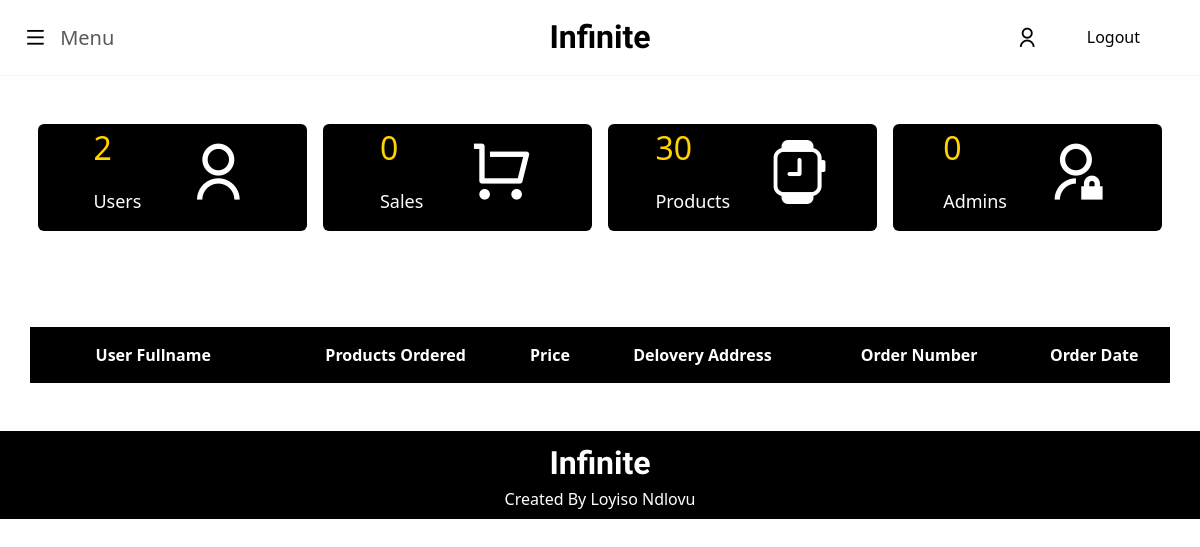
The page /admin_dashboard.php on the database as committed earlier.
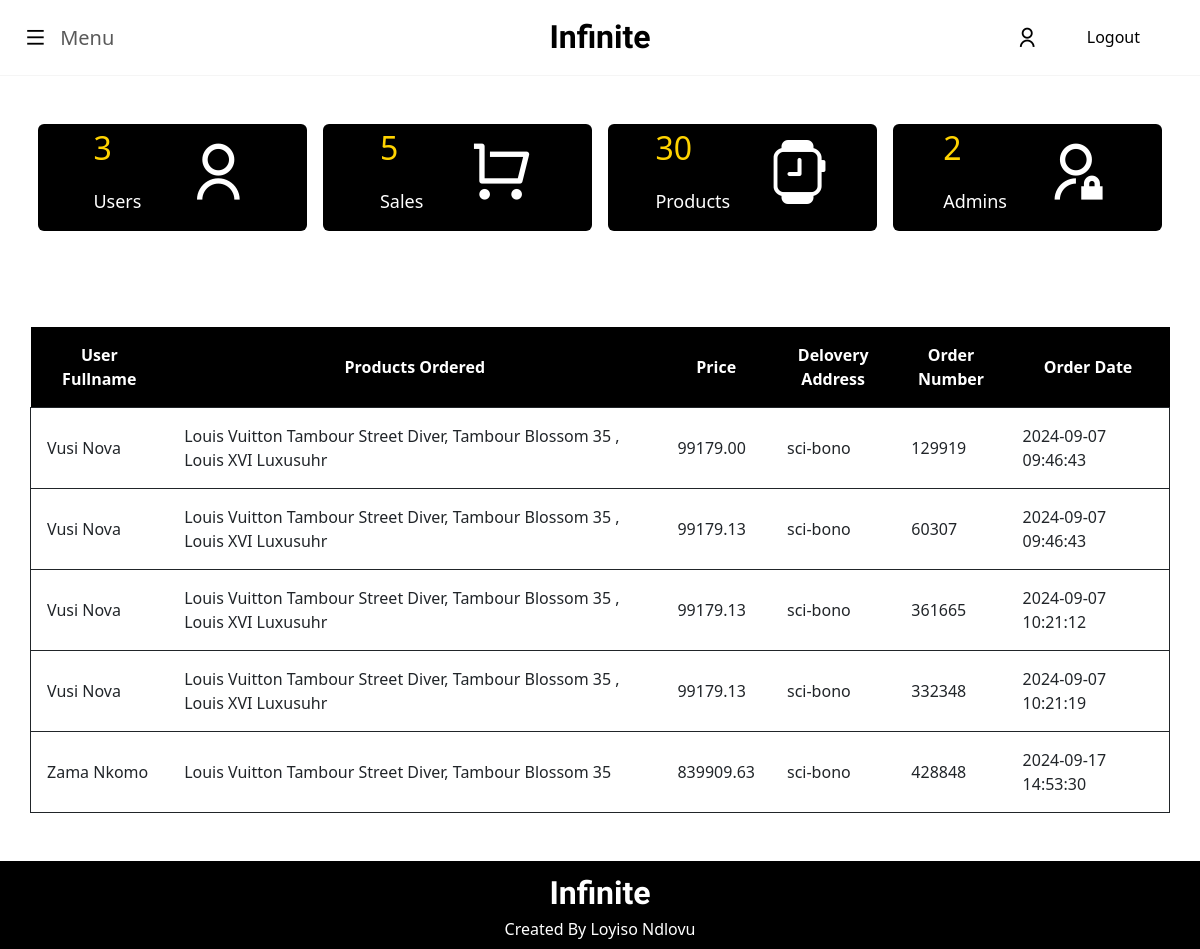
The same page on the database as committed later.
### tables this page shows
CREATE TABLE `sales_tb` (
  `user_fullname` varchar(255) NOT NULL,
  `products_ordered` mediumtext NOT NULL,
  `price` decimal(10,2) NOT NULL,
  `delivery_address` varchar(255) NOT NULL,
  `order_number` int(11) NOT NULL,
  `order_date` timestamp NOT NULL DEFAULT current_timestamp()
);

### admin_dashboard.php (the view, shortened to what the changed rows need)
<?php
require 'connection.php';
?>
<!DOCTYPE html>
<html lang="en">
<head>
    <link rel="stylesheet" href="css/bootstrap.min.css">
    <link rel="stylesheet" href="css/styles.css">
    <link
    href="https://cdn.jsdelivr.net/npm/remixicon@4.3.0/fonts/remixicon.css"
    rel="stylesheet">
    <link rel="stylesheet" href="https://cdn.jsdelivr.net/npm/bootstrap-icons@1.11.3/font/bootstrap-icons.min.css">
</head>
<body>
<section class="admin-dashboard">
<div class="container my-5">
<?php
  $get_rows_from_users = mysqli_query($conn, "SELECT COUNT(*) AS total_rows FROM users_tb" );
  if ($get_rows_from_users){
    $user_row = mysqli_fetch_assoc($get_rows_from_users);
  }
  else{
    echo"Failed to get the number of users";}
    $get_rows_from_sales_tb = mysqli_query($conn, "SELECT COUNT(*) AS total_rows FROM sales_tb" );
    if ($get_rows_from_sales_tb){
      $sales_row = mysqli_fetch_assoc($get_rows_from_sales_tb);
    }
    else{
      echo"Failed to get the number of sales";}
      $get_rows_from_admins_tb = mysqli_query($conn, "SELECT COUNT(*) AS total_rows FROM admins_tb" );
      if ($get_rows_from_admins_tb){
        $admins_row = mysqli_fetch_assoc($get_rows_from_admins_tb);
      }
      else{
        echo"Failed to get the number of admins";}
?>
    <div class="row mb-5">
        <div class="col admin-dashboard-icon-container rounded mx-2">
            <div class="admin-dashboard-text-container"><p class="admin-info-text">
            <?php echo $user_row['total_rows'] ?>
            </p>
        <p class="admin-info-text-mini">
            Users
        </p></div>
    </div>
    <div class="col admin-dashboard-icon-container rounded mx-2">
            <div class="admin-dashboard-text-container"><p class="admin-info-text">
                <?php echo $sales_row['total_rows'] ?>
            </p>
        <p class="admin-info-text-mini">
            Sales
        </p></div>
    </div>
    <div class="col admin-dashboard-icon-container rounded mx-2">
            <div class="admin-dashboard-text-container"><p class="admin-info-text">
            <?php echo $admins_row['total_rows'] ?>
            </p>
        <p class="admin-info-text-mini">
            Admins
        </p></div>
    </div>
</div>
<div class="row">
<?php
    $select_query = "SELECT * FROM `sales_tb`";
    $select = mysqli_query($conn, $select_query);
    ?>
<table class="product-display-table mt-5 p-2">
            <thead class="p-3">
            <tr class="p-3">
                <th class="p-3 text-center">User Fullname</th>
                <th class="text-center">Products Ordered</th>
                <th class="text-center">Price</th>
                <th class="text-center">Delovery Address</th>
                <th class="text-center">Order Number</th>
                <th class="text-center">Order Date</th>
            </tr>
            </thead>
            <?php while ($row = mysqli_fetch_assoc($select)) {
               ;?>
            <tr class="border border-dark">
                <td class="p-3"><?php echo $row['user_fullname']; ?></td>
                <td class="p-3"><?php echo $row['products_ordered']; ?></td>
                <td class="p-3"><?php echo $row['price']; ?></td>
                <td class="p-3"><?php echo $row['delivery_address']; ?></td>
                <td class="p-3"><?php echo $row['order_number']; ?></td>
                <td class="p-3"><?php echo $row['order_date']; ?></td>
            </tr>
            <?php } ?>
        </table>
</div>
</div>
</section>
</body>
</html>

Rows that differ between the two databases and show on the page:
added sales_tb: user_fullname "Vusi Nova", products_ordered "Louis Vuitton Tambour Street Diver, Tambour Blossom 35 , Louis XVI Luxusuhr", price "99179.00", delivery_address "sci-bono", order_number "129919", order_date "2024-09-07 09:46:43"
added sales_tb: user_fullname "Vusi Nova", products_ordered "Louis Vuitton Tambour Street Diver, Tambour Blossom 35 , Louis XVI Luxusuhr", price "99179.13", delivery_address "sci-bono", order_number "60307", order_date "2024-09-07 09:46:43"
added sales_tb: user_fullname "Vusi Nova", products_ordered "Louis Vuitton Tambour Street Diver, Tambour Blossom 35 , Louis XVI Luxusuhr", price "99179.13", delivery_address "sci-bono", order_number "361665", order_date "2024-09-07 10:21:12"
added sales_tb: user_fullname "Vusi Nova", products_ordered "Louis Vuitton Tambour Street Diver, Tambour Blossom 35 , Louis XVI Luxusuhr", price "99179.13", delivery_address "sci-bono", order_number "332348", order_date "2024-09-07 10:21:19"
added sales_tb: user_fullname "Zama Nkomo", products_ordered "Louis Vuitton Tambour Street Diver, Tambour Blossom 35", price "839909.63", delivery_address "sci-bono", order_number "428848", order_date "2024-09-17 14:53:30"
Other text that changed with them:
$user_row['total_rows']: "2" → "3"
$sales_row['total_rows']: "0" → "5"
$admins_row['total_rows']: "0" → "2"
